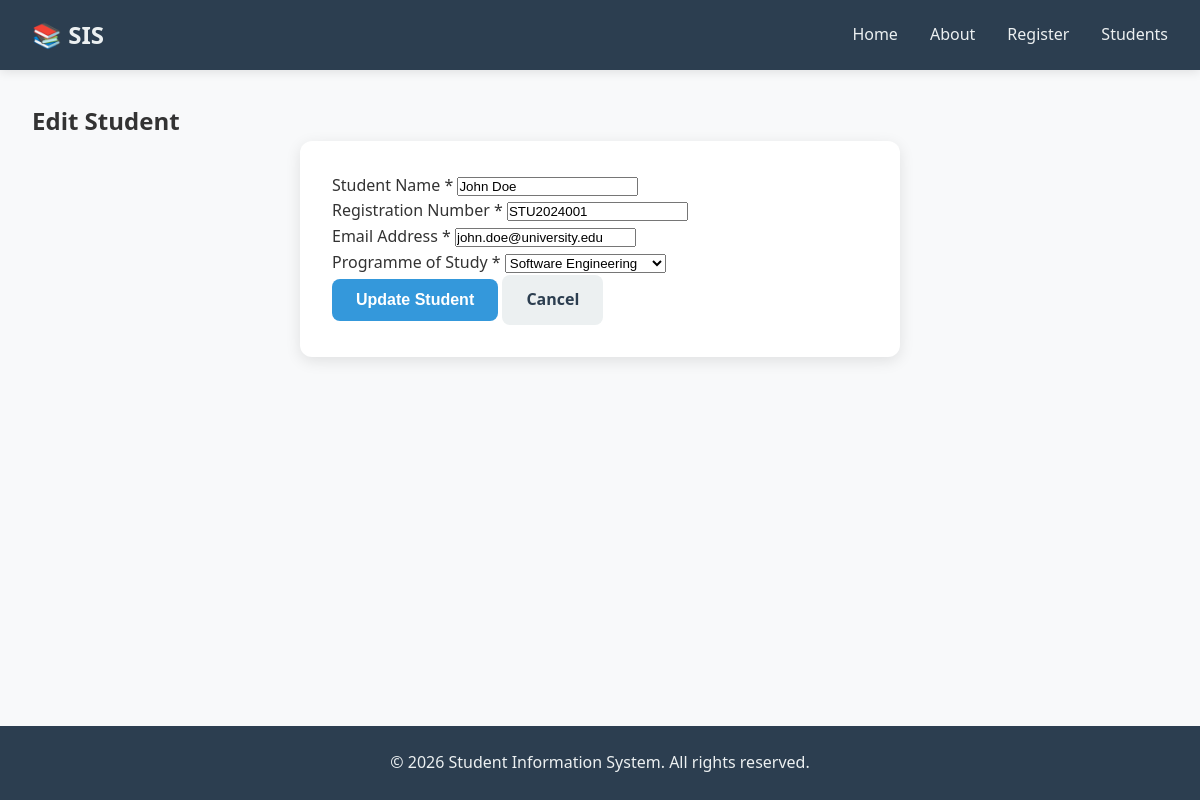
Screenshot of /student/1/edit with the database file from the repository.
### models.py (models this page shows, shortened)
class Student(db.Model):
    __tablename__ = 'students'
    id = db.Column(db.Integer, primary_key=True)
    student_name = db.Column(db.String(100), nullable=False)
    registration_number = db.Column(db.String(50), unique=True, nullable=False)
    email = db.Column(db.String(100), unique=True, nullable=False)
    programme = db.Column(db.String(100), nullable=False)
    registration_date = db.Column(db.DateTime, default=datetime.utcnow)
    is_active = db.Column(db.Boolean, default=True)

### app.py (the view)
@app.route('/student/<int:student_id>/edit', methods=['GET'])
def edit_student(student_id):
    student = get_student_by_id(student_id)
    if not student:
        flash('Student not found!', 'error')
        return redirect(url_for('students_list'))
    return render_template('edit_student.html', student=student)

### database.py (called while the page is built)
def get_student_by_id(student_id):
    return Student.query.filter_by(id=student_id, is_active=True).first()

### templates/edit_student.html (shortened to what this page needs)
{% extends "base.html" %}
{% block content %}
    <section class="edit-page">
        <h2>Edit Student</h2>
        <div class="form-container">
            <form method="POST" action="{{ url_for('update_student_route', student_id=student.id) }}" class="edit-form">
                <div class="form-group">
                    <label for="student_name">Student Name *</label>
                    <input type="text" id="student_name" name="student_name" value="{{ student.student_name }}" required>
                </div>
                <div class="form-group">
                    <label for="registration_number">Registration Number *</label>
                    <input type="text" id="registration_number" name="registration_number" value="{{ student.registration_number }}" required>
                </div>
                <div class="form-group">
                    <label for="email">Email Address *</label>
                    <input type="email" id="email" name="email" value="{{ student.email }}" required>
                </div>
                <div class="form-group">
                    <label for="programme">Programme of Study *</label>
                    <select id="programme" name="programme" required>
                        <option value="Software Engineering" {% if student.programme == 'Software Engineering' %}selected{% endif %}>Software Engineering</option>
                    </select>
                </div>
                <div class="form-group">
                    <button type="submit" class="btn btn-primary">Update Student</button>
                    <a href="{{ url_for('students_list') }}" class="btn btn-secondary">Cancel</a>
                </div>
            </form>
        </div>
    </section>
{% endblock %}

### static/style.css (style rules this page uses)
* { margin: 0; padding: 0; box-sizing: border-box; }
body { font-family: 'Segoe UI', Tahoma, Geneva, Verdana, sans-serif; line-height: 1.6; color: #333; background-color: #f8f9fa; min-height: 100vh; display: flex; flex-direction: column; }
.btn { display: inline-block; padding: 0.75rem 1.5rem; border: none; border-radius: 8px; font-size: 1rem; font-weight: 600; cursor: pointer; text-decoration: none; transition: background-color 0.3s ease, transform 0.2s ease; }
.btn-primary { background-color: #3498db; color: white; }
.btn-secondary { background-color: #ecf0f1; color: #2c3e50; }
.form-container { background: white; padding: 2rem; border-radius: 12px; box-shadow: 0 4px 15px rgba(0, 0, 0, 0.1); max-width: 600px; margin: 0 auto; }

### rows the page displays
Student: student_name "John Doe", registration_number "STU2024001", email "john.doe@university.edu", programme "Software Engineering"
